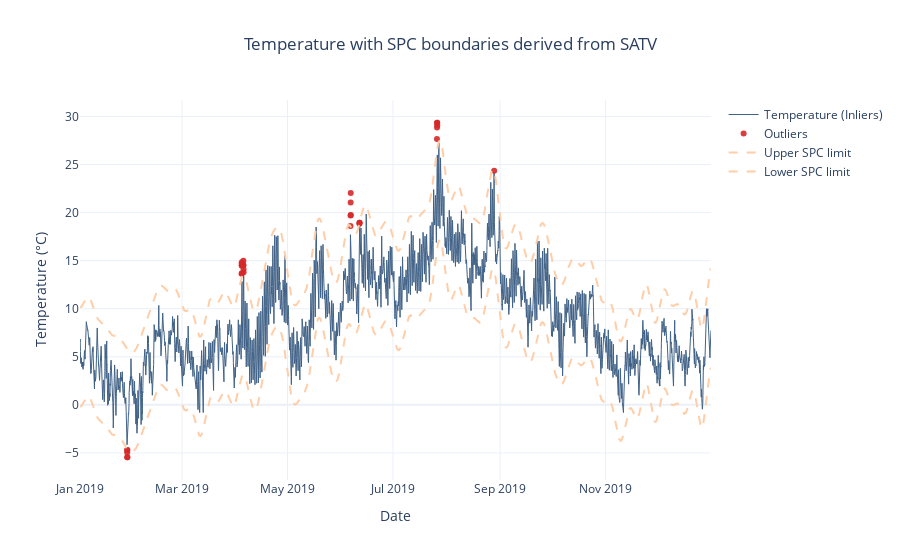

Notebook code cell kept with this figure:
### Code cell
time = bergen_2019["time"].to_numpy()
temp = bergen_2019["temperature_2m"].to_numpy()

fig, summary = temperature_spc_from_satv(time, temp)
fig.show()
print(summary)

### Figure 1 — Plotly figure (JSON) as saved in the notebook; plotly's stock layout.template omitted (floating-point values rounded to 4 significant figures; data arrays with more than 128 entries replaced by an {"elided": "..."} marker saying what was removed)
{"data": [{"line": {"color": "#416287", "width": 1}, "mode": "lines", "name": "Temperature (Inliers)", "type": "scatter", "x": {"elided": "8730 str values"}, "y": {"elided": "8730 float values"}}, {"marker": {"color": "#d62828", "opacity": 0.9, "size": 6}, "mode": "markers", "name": "Outliers", "type": "scatter", "x": ["2019-01-28T06:00:00+00:00", "2019-01-28T07:00:00+00:00", "2019-01-28T08:00:00+00:00", "2019-01-28T09:00:00+00:00", "2019-01-28T10:00:00+00:00", "2019-04-04T11:00:00+00:00", "2019-04-04T12:00:00+00:00", "2019-04-04T13:00:00+00:00", "2019-04-04T14:00:00+00:00", "2019-04-04T15:00:00+00:00", "2019-04-04T16:00:00+00:00", "2019-04-05T11:00:00+00:00", "2019-04-05T12:00:00+00:00", "2019-04-05T13:00:00+00:00", "2019-04-05T14:00:00+00:00", "2019-04-05T15:00:00+00:00", "2019-06-06T11:00:00+00:00", "2019-06-06T12:00:00+00:00", "2019-06-06T13:00:00+00:00", "2019-06-06T14:00:00+00:00", "2019-06-06T15:00:00+00:00", "2019-06-11T15:00:00+00:00", "2019-06-11T16:00:00+00:00", "2019-06-11T17:00:00+00:00", "2019-07-26T11:00:00+00:00", "2019-07-26T12:00:00+00:00", "2019-07-26T13:00:00+00:00", "2019-07-26T14:00:00+00:00", "2019-07-26T15:00:00+00:00", "2019-08-28T13:00:00+00:00"], "y": [-4.7, -4.95, -5.45, -5.45, -4.7, 13.65, 14.5, 14.7, 14.85, 14.5, 13.7, 14.5, 15.0, 14.55, 14.1, 13.8, 18.6, 19.7, 21.05, 22.05, 19.75, 18.85, 18.95, 18.95, 27.65, 28.85, 29.35, 29.35, 29.1, 24.35]}, {"line": {"color": "#ffcea8", "dash": "dash"}, "mode": "lines", "name": "Upper SPC limit", "type": "scatter", "x": {"elided": "8760 str values"}, "y": {"elided": "8760 float values"}}, {"line": {"color": "#ffcea8", "dash": "dash"}, "mode": "lines", "name": "Lower SPC limit", "type": "scatter", "x": {"elided": "8760 str values"}, "y": {"elided": "8760 float values"}}], "layout": {"title": {"text": "Temperature with SPC boundaries derived from SATV", "x": 0.5}, "xaxis": {"title": {"text": "Date"}}, "yaxis": {"title": {"text": "Temperature (°C)"}}}}
